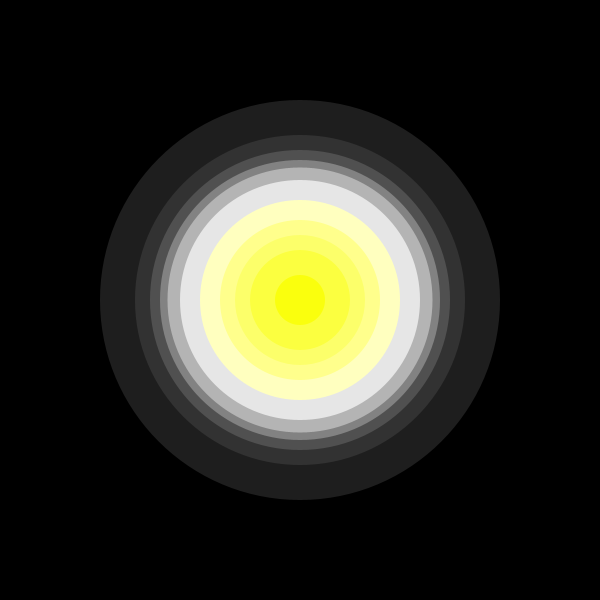
Frame 1 (no input)
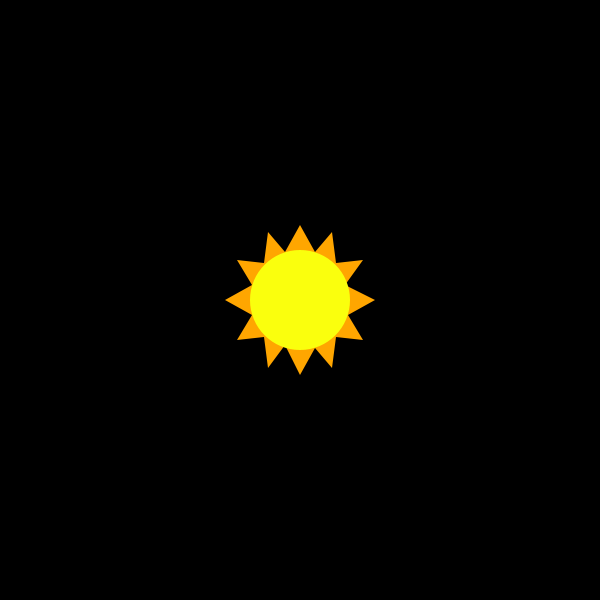
Frame 60 (the mouse pressed at the canvas centre just before this capture)
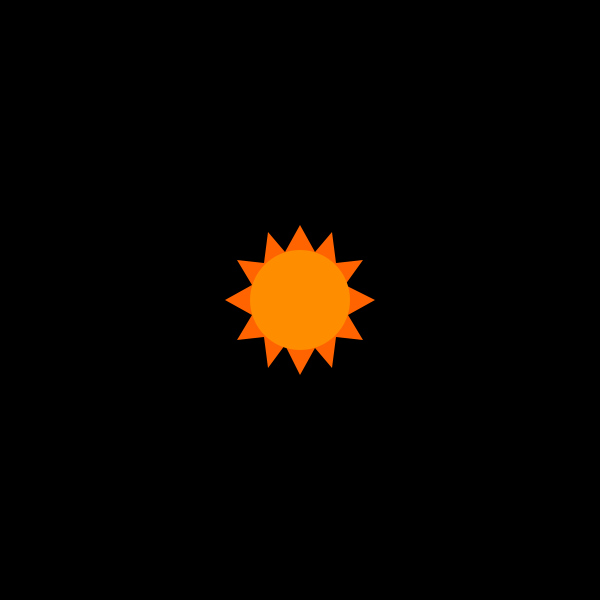
Frame 120 (the mouse held since frame 60 and released just before this capture)

The Processing sketch that drew these frames (run headless with seeded random() and noise(); from frame 60 on, the mouse is pressed at the canvas centre):

// Processing sketch: processing_73759
// ── processing_73759.pde

void setup() {
  size(600, 600);
}

void draw() {
  int t = millis(); 
  background (0);
  //println(t);
  if (t >=0) {               //stage 1
    noStroke();
    fill(30);
    ellipse(300, 300, 400, 400);
    fill(50);
    ellipse(300, 300, 330, 330);
    fill(80);
    ellipse(300, 300, 300, 300);
    fill(130);
    ellipse(300, 300, 280, 280);
    fill(180);
    ellipse(300, 300, 265, 265);
    fill(230);
    ellipse(300, 300, 240, 240);
    fill(255, 255, 191);
    ellipse(300, 300, 200, 200);
    fill(255, 255, 140);
    ellipse(300, 300, 160, 160);
    fill(252, 255, 106);
    ellipse(300, 300, 130, 130);
    fill(251, 255, 64);
    ellipse(300, 300, 100, 100);
    fill(250, 255, 13);
    ellipse(300, 300, 50, 50);
  }
  if  (t>=1000) {             //stage 2
    background (0);
    fill(255, 166, 0);
    int y = 300;
    int x = 300;
    beginShape();
    vertex(x-15, y+45);
    vertex(x, y+75);
    vertex(x+15, y+48);

    vertex(x+32, y+68);
    vertex(x+36, y+37);

    vertex(x+63, y+40);

    vertex(x+48, y+15);
    vertex(x+75, y);
    vertex(x+45, y-15);

    vertex(x+63, y-40);
    vertex(x+36, y-37);
    vertex(x+32, y-68);

    vertex(x+15, y-48);
    vertex(x, y-75);
    vertex(x-15, y-48);

    vertex(x-32, y-68);
    vertex(x-36, y-37);
    vertex(x-63, y-40);

    vertex(x-48, y-15);
    vertex(x-75, y);
    vertex(x-48, y+15);

    vertex(x-63, y+40);
    vertex(x-36, y+37);
    vertex(x-32, y+68);

    endShape();
    fill(250, 255, 13);
    ellipse(300, 300, 100, 100);
  }

  if (t>=2000) {            //stage 3
    background (0);
    int x=300;
    int y=300;
    fill(255, 100, 0);
    beginShape();
    vertex(x-15, y+45);
    vertex(x, y+75);
    vertex(x+15, y+48);

    vertex(x+32, y+68);
    vertex(x+36, y+37);

    vertex(x+63, y+40);

    vertex(x+48, y+15);
    vertex(x+75, y);
    vertex(x+45, y-15);

    vertex(x+63, y-40);
    vertex(x+36, y-37);
    vertex(x+32, y-68);

    vertex(x+15, y-48);
    vertex(x, y-75);
    vertex(x-15, y-48);

    vertex(x-32, y-68);
    vertex(x-36, y-37);
    vertex(x-63, y-40);

    vertex(x-48, y-15);
    vertex(x-75, y);
    vertex(x-48, y+15);

    vertex(x-63, y+40);
    vertex(x-36, y+37);
    vertex(x-32, y+68);

    endShape();
    fill(255, 141, 0);
    ellipse(300, 300, 100, 100);
  }

  if (t>=3000) {           //stage 4
    background(0);
    int x=300;
    int y=300;
    pushMatrix();
    scale(3.0);
    translate(-200, -200);
    fill(255, 75, 0);
    beginShape();
    vertex(x-15, y+45);
    vertex(x, y+75);
    vertex(x+15, y+48);

    vertex(x+32, y+68);
    vertex(x+36, y+37);

    vertex(x+63, y+40);

    vertex(x+48, y+15);
    vertex(x+75, y);
    vertex(x+45, y-15);

    vertex(x+63, y-40);
    vertex(x+36, y-37);
    vertex(x+32, y-68);

    vertex(x+15, y-48);
    vertex(x, y-75);
    vertex(x-15, y-48);

    vertex(x-32, y-68);
    vertex(x-36, y-37);
    vertex(x-63, y-40);

    vertex(x-48, y-15);
    vertex(x-75, y);
    vertex(x-48, y+15);

    vertex(x-63, y+40);
    vertex(x-36, y+37);
    vertex(x-32, y+68);

    endShape();
    fill(255, 0, 0);
    ellipse(300, 300, 100, 100);
    popMatrix();
  }

  if (t>=4000) {               //stage 5
    background(0);
    fill(124);
    ellipse(300, 300, 200, 200);
    fill(150);
    ellipse(300, 300, 170, 170);
    fill(180);
    ellipse(300, 300, 100, 100);
    fill(255);
    ellipse(300, 300, 50, 50);
    fill(255, 246, 149);
    ellipse(300, 300, 35, 35);
    fill(255, 241, 80);
    ellipse(300, 300, 20, 20);
    fill(255, 234, 0);
    ellipse(300, 300, 10, 10);
  }

  if (t>=5000) {           //stage 6
  background(150);
    drawSupernova(300,300);
  
  }
}

void drawSupernova(float g, float f){
  
  ellipseMode(RADIUS);
  int radius = 500;
  for (int r = radius; r>0; r=r-10){
  float h = random(0,360);
  fill(250,250,h);
  ellipse(g,f, r,r);
  h=(h+1) % 360;
  }
}
